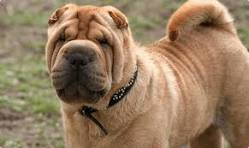
#> input picture 01_sandbox/dog.jpg, 249 x 148 px
$ python geometry.py
#> lines starting #> are read from the running program, lines starting #| are printed output that depends on the picture
import cv2
import numpy as np

img = cv2.imread('dog.jpg')
#> img is the input picture: shape (148, 249, 3); mean B, G, R 96.3, 124.2, 149.9
h, w = img.shape[:2]
#> h = 148; w = 249
result = img.copy()
result = cv2.resize(result, None, fx=0.5, fy=0.5)
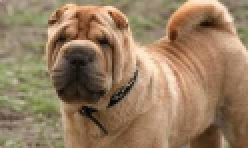
#> result: shape (74, 124, 3) (shown 2 times larger); mean B, G, R 96.4, 124.3, 150
M_rotate = cv2.getRotationMatrix2D((w//2, h//2), 30, 1)
result = cv2.warpAffine(result, M_rotate, (w, h))
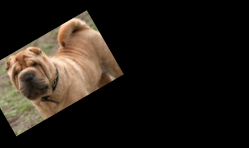
#> result: shape (148, 249, 3); mean B, G, R 22.5, 29.1, 35.3
M = np.float32([[1, 0, 50], [0, 1, 30]])
result = cv2.warpAffine(result, M, (w, h))
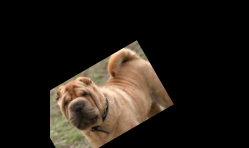
#> result: shape (148, 249, 3); mean B, G, R 21.3, 27.7, 33.8
pts1 = np.float32([[0, 0], [w-1, 0], [0, h-1]])
#> pts1 = [[0, 0], [248, 0], [0, 147]]
pts2 = np.float32([[30, 30], [w-1, 0], [0, h-1]])
#> pts2 = [[30, 30], [248, 0], [0, 147]]
M_transform = cv2.getAffineTransform(pts1, pts2)
result = cv2.warpAffine(result, M_transform, (w, h))
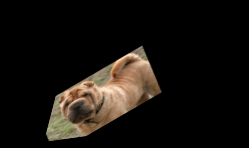
#> result: shape (148, 249, 3); mean B, G, R 14.4, 18.7, 22.8
cv2.imshow('result', result)
cv2.waitKey(0)
cv2.destroyAllWindows()

$ run again, with 01_sandbox/apple_green.jpg copied over 01_sandbox/dog.jpg
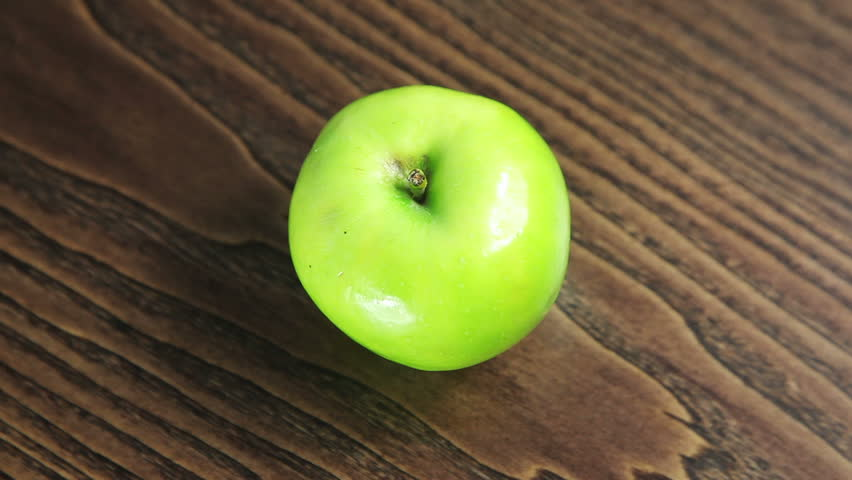
#> input picture 01_sandbox/apple_green.jpg, 852 x 480 px
#> img is the input picture: shape (480, 852, 3); mean B, G, R 58.5, 96.3, 105.3
#> `result = cv2.warpAffine(result, M_rotate, (w, h))`:
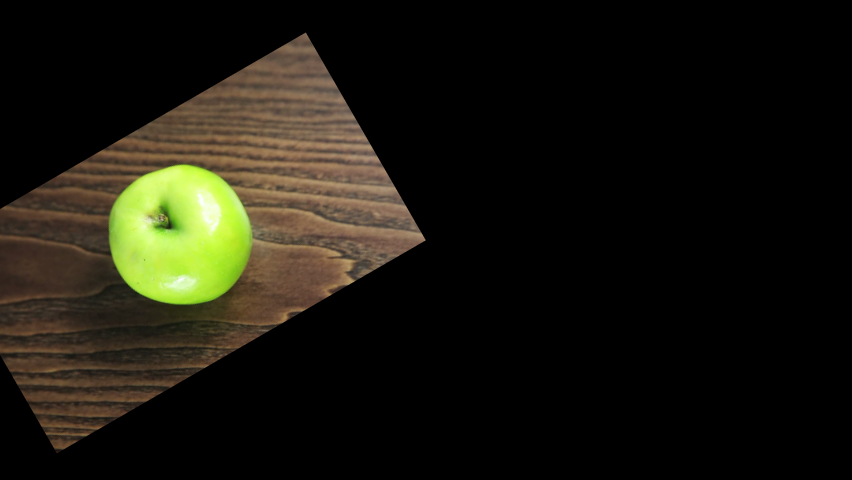
#> result: shape (480, 852, 3); mean B, G, R 14.3, 23.6, 25.7
#> `result = cv2.warpAffine(result, M_transform, (w, h))`:
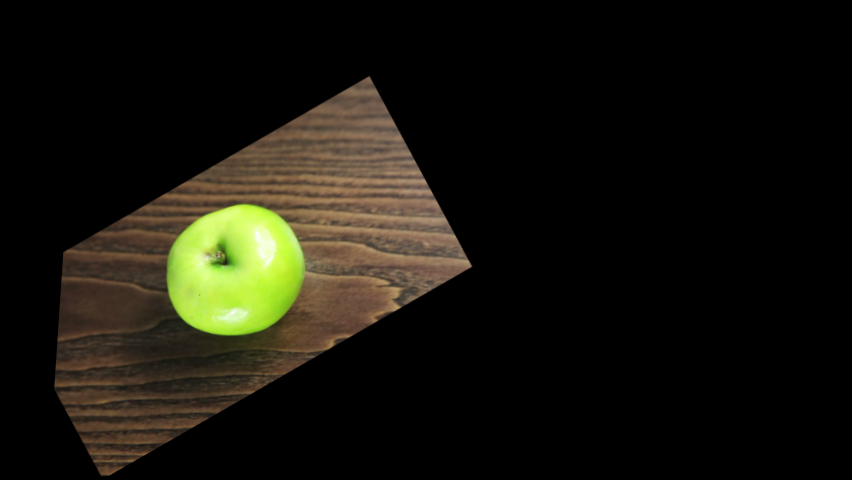
#> result: shape (480, 852, 3); mean B, G, R 12.9, 21.3, 23.2
